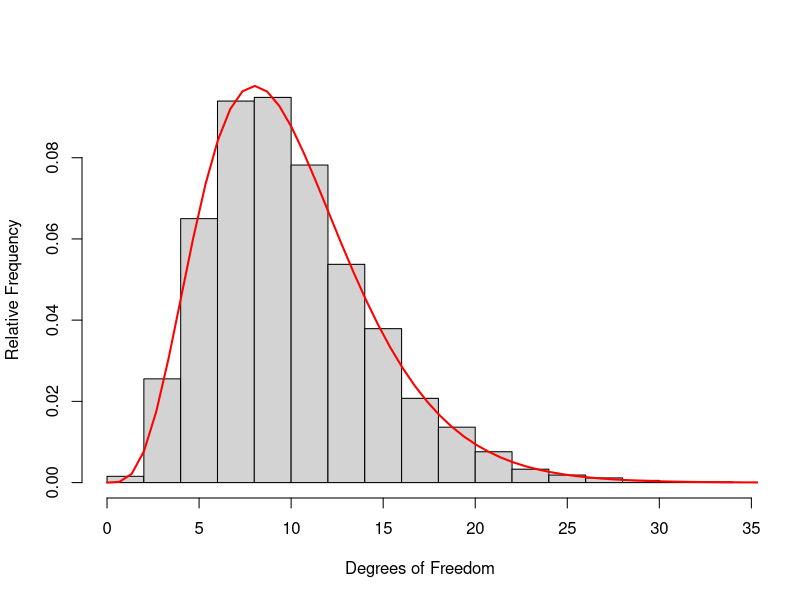
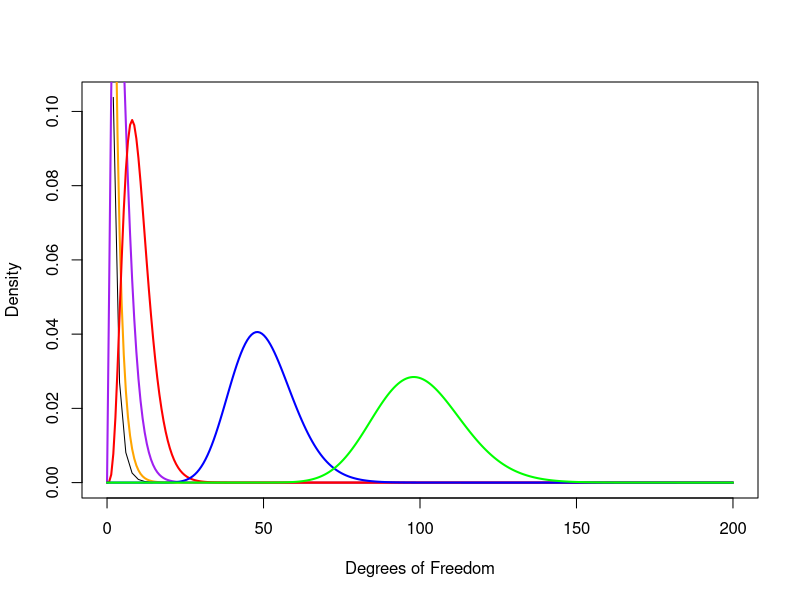
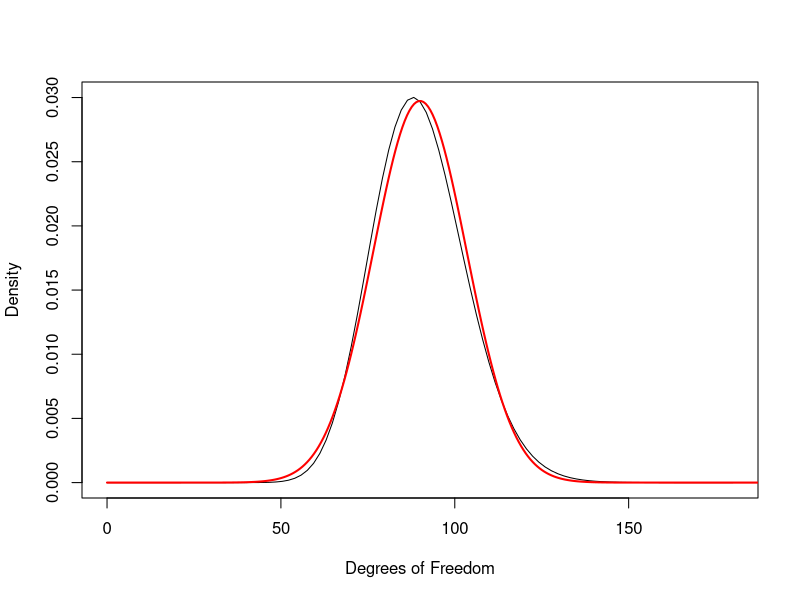

Write R code to recreate these figures, in order.

# Simulation to Construct a Chi-Square Distribution
# takes a random sample of 5 values from a standard normal distribution
x<-rnorm(10)
x
# [1] -2.569877192 -1.262801368 -1.464577084 -0.002919426  0.402597355 -0.825489124  0.741945578
# [8] -0.952799613  0.476313510 -0.467557131
# takes the sum of the squares of those 5 values - this is the same as taking a 
#   random single value from the chi-square distribution with df=5
sum(x^2)
# [1] 13.09124
mean(x^2)
# [1] 1.309124
median(x^2)
# [1] 0.6159578
sd(x^2)
# [1] 1.981562


# simulates taking 10000 values from the chi-square distribution with df=10
sim_chisq<-replicate(10000,sum(rnorm(10)^2))	
# creates a relative frequency histogram
hist(sim_chisq,freq=FALSE, main= "", ylab = "Relative Frequency", xlab = "Degrees of Freedom")				
# overlays the chi-square curve
continuous_x <- seq(0,200,length=300)			
continuous_chisq<-dchisq(continuous_x,10)
lines(continuous_x, continuous_chisq, col = "red", lwd = 2)

mean(sim_chisq)
# [1] 10.00457
median(sim_chisq)
# [1] 9.352562
sd(sim_chisq)
# [1] 4.426278


# Graphing the Chi-Square Distribution
# graphs the chi-square distribution for specified df

# DF = 1 (black)
curve(dchisq(x, df = 1),0,200, ylab = "Density", xlab = "Degrees of Freedom")			
# overlays another chi-square curve
# DF = 2 (orange)
continuous_chisq<-dchisq(continuous_x,2)		
lines(continuous_x, continuous_chisq, col = "orange", lwd = 2)
# DF = 5 (purple)
continuous_chisq<-dchisq(continuous_x,5)		
lines(continuous_x, continuous_chisq, col = "purple", lwd = 2)
# DF = 10 (red)
continuous_chisq<-dchisq(continuous_x,10)		
lines(continuous_x, continuous_chisq, col = "red", lwd = 2)
# DF = 50 (blue)
continuous_chisq<-dchisq(continuous_x,50)		
lines(continuous_x, continuous_chisq, col = "blue", lwd = 2)
# DF = 90 (green)
continuous_chisq<-dchisq(continuous_x,100)		
lines(continuous_x, continuous_chisq, col = "green", lwd = 2)

# Approximating the Chi-Square Distribution with the Normal Distribution
# graphs the chi-square distribution for specified df (xdf)
xdf = 90
curve(dchisq(x, df = xdf),0,2*xdf, ylab = "Density", xlab = "Degrees of Freedom")		
# overlays normal approximation
continuous_norm<-dnorm(continuous_x,mean=xdf,sd=sqrt(2*xdf))		
lines(continuous_x, continuous_norm, col = "red", lwd = 2)


# creates a data frame allowing for the comparison of the chi-square
# values and the values given by the normal approximation
n=seq(0,xdf,by=.5)	 
chi<-dchisq(n,xdf)	  
norm<-dnorm(n,mean=xdf,sd=sqrt(2*xdf))
data<-data.frame(n,chi,norm,chi-norm)
data
